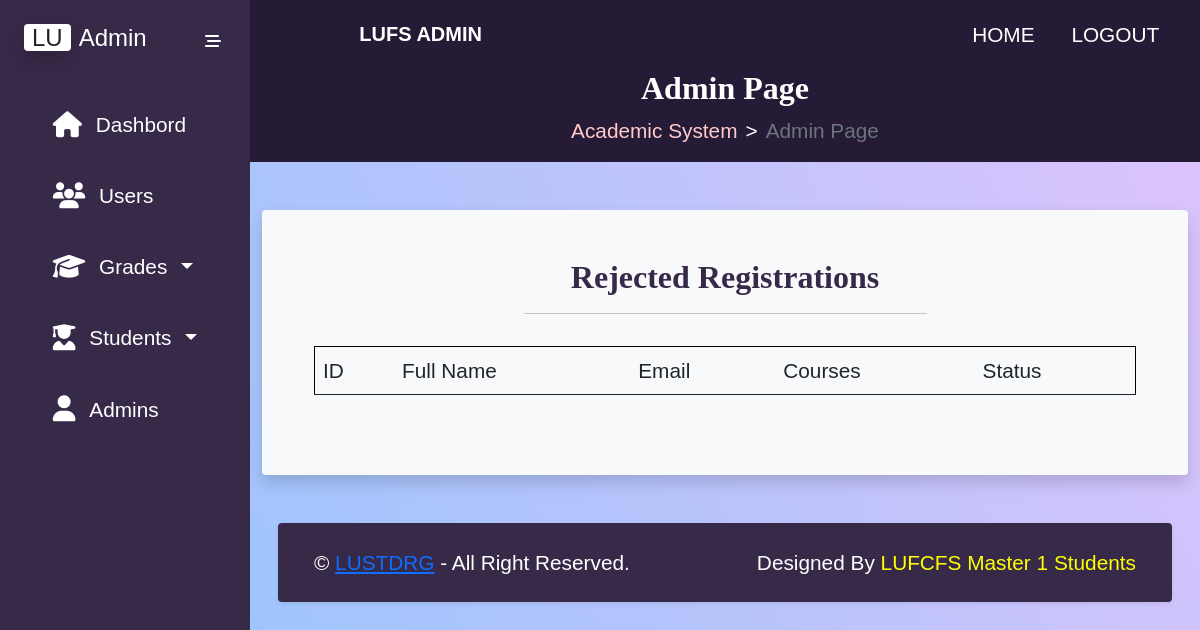
The app's page /admin-page-student-request-rejester.php?status=1 (signed in), older data.
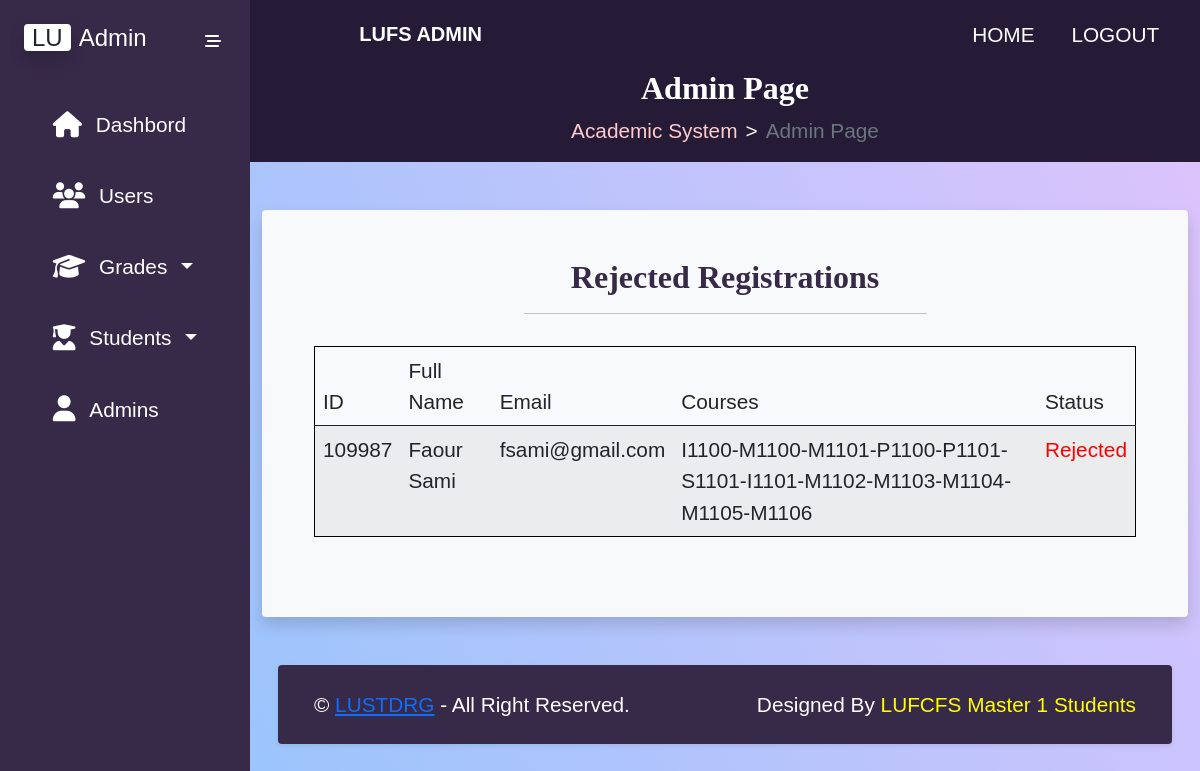
The same page, newer data.
### tables this page shows
CREATE TABLE `students` (
  `Id` int(11) NOT NULL,
  `StudentId` varchar(10) NOT NULL,
  `Fname` varchar(20) NOT NULL,
  `Lname` varchar(20) NOT NULL,
  `Email` varchar(30) NOT NULL,
  `Password` char(60) NOT NULL,
  `Image` longblob DEFAULT NULL,
  `Major` int(11) NOT NULL,
  `Year` int(11) NOT NULL,
  `EnrollmentDate` varchar(20) NOT NULL
);

CREATE TABLE `coursesregistration` (
  `StudentId` varchar(10) NOT NULL,
  `Courses` text NOT NULL,
  `StudentMessage` mediumtext DEFAULT NULL,
  `AdminMessage` mediumtext DEFAULT NULL,
  `Status` int(11) NOT NULL
);

### classes/student_dal.php (called while the page is built, shortened)
<?php
    class Student_DAL extends DAL {
        public function getStudentsRequestsRejestrationAsStatus($status){
            $conn = $this->getConnection();
            $status= mysqli_real_escape_string( $conn, $status);
            $sql="SELECT
            students.StudentId,
            students.Fname,
            students.Lname,
            students.Email,
            coursesregistration.Courses,
            coursesregistration.Status
        FROM
            students
        INNER JOIN coursesregistration ON coursesregistration.StudentId = students.StudentId
        WHERE
            coursesregistration.Status = $status";
            return $this -> getData($sql);
        }
    }
?>

### classes/dal.php (called while the page is built, shortened)
<?php
    class DAL{
        private $servername = "localhost";
        private $username = "root";
        private $password = "";
        private $dbname = "FacultyOfScience";
        public function getConnection(){
            return new mysqli($this->servername, $this->username, $this->password, $this->dbname);
        }
        public function getData($sql) {
            $conn = $this->getConnection();
            $result = $conn->query($sql);
            if ( $result ) {
                $array = $result->fetch_all( MYSQLI_ASSOC );
                return $array;
            } else {
                echo mysqli_error( $conn );
            }
        }
    }
?>

### admin-page-student-request-rejester.php (the view, shortened to what the changed rows need)
<!DOCTYPE html>
<html lang="en">
<head>
    <?php
      require("templates/admin-header.php");
    ?>
</head>
<body>
<?php
   require("classes/dal.php");
   require("classes/student_dal.php");
   $student_dal=new Student_DAL();
   $status=0;
   if($_GET){
    if(isset($_GET['status'])){
        $status=(int)$_GET['status'];
    }
    else {
        exit;
    }
   }
   $request_students=$student_dal->getStudentsRequestsRejestrationAsStatus($status);
  ?>
<div class="main-container d-flex">
        <?php
           require("templates/admin-sidebar.php");
         ?>
        <div class="content openSide">
            <?php
               require("templates/admin-breadcrumb.php");
             ?>
            <div class="container-fluid">
            <section id="student_register_courses_request_section">
            <div class="container mt-5 bg-light rounded shadow p-5 mb-5 mx-sm-3 mx-lg-auto">
                <div class="row d-flex justify-content-center">
                    <div class="col-sm-12 col-md-10 col-lg-6">
                        <h2 class="page-title">
                            <?php
                             if($status==0){
                                echo "Students Request To Register Courses";
                             }
                             else if($status==1){
                                echo "Rejected Registrations";
                             }
                             else if($status==2){
                                echo "Accepted Registration";
                             }
                            ?>
                        </h2>
                    </div>
                </div>
                <div class="row">
                    <div class="col-12 overflow-auto p-3">
                        <table class="table table-striped" id="student_register_courses_request_table">
                            <thead>
                                <tr>
                                    <td>ID</td>
                                    <td>Full Name</td>
                                    <td>Email</td>
                                    <td>Courses</td>
                                    <?php if($status==0){ ?>
                                    <td>Actions</td>
                                    <?php
                                     } else { ?>
                                        <td>Status</td>
                                    <?php }
                                         ?>
                                </tr>
                            </thead>
                            <tbody>
                                <?php
                                 foreach($request_students as $v){
                                ?>
                                <tr>
                                    <td><?php echo $v['StudentId']; ?></td>
                                    <td><?php echo $v['Fname'].' '.$v['Lname'] ?></td>
                                    <td><?php echo $v['Email'] ?></td>
                                    <td><?php echo $v['Courses'] ?></td>
                                    <?php if($status==0){ ?>
                                    <td class="">
                                        <div class="btn-group">
                                            <button class="btn btn-outline-success accept-student-registration-btn"><i
                                                    class="fa-solid fa-check fa-lg mx-2 mt-2 rounded"></i>Accept</button>
                                            <button class="btn btn-outline-danger reject-student-registration-btn"><i
                                                    class="fa-solid fa-x fa-lg mx-2 mt-2 rounded"></i>Reject</button>
                                            <button class="btn btn-outline-primary manage-student-registration-btn"><i
                                                    class="fa-solid fa-list-check fa-lg mx-2 mt-2 rounded"></i>Manage
                                                Registration</button>
                                        </div>
                                    </td>
                                    <?php } else if($status==2) { ?>
                                        <td style="color:green;">Accepted</td>
                                    <?php } else if($status==1) {
                                        ?>
                                        <td style="color:red;">Rejected</td>
                                    <?php
                                    }  ?>
                                </tr>
                                <?php } ?>
                            </tbody>
                        </table>
                    </div>
                </div>
            </div>
        </section>
            </div>
        </div>
    </div>
</body>
</html>

Row changes from the older to the newer data that the page shows:
added students: StudentId "109987", Fname "Faour", Lname "Sami", Email "fsami@gmail.com", StudentId.Courses "I1100-M1100-M1101-P1100-P1101-S1101-I1101-M1102-M1103-M1104-M1105-M1106"
